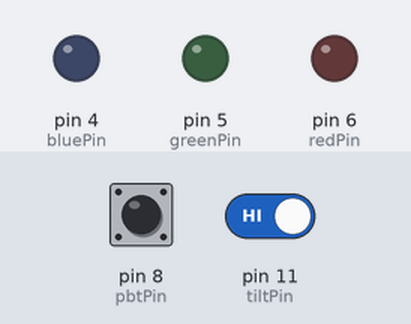
Simulated run of this sketch. Board: Arduino Uno, built with avr-gcc and run on an emulated ATmega328P. Shown: output pins drawn as LEDs (lit = HIGH). Dashed ring = blinking. The test bench sets the inputs (shaded band); at power-on: pin 8 (pbtPin) HIGH, pin 11 (tiltPin) HIGH.

Above: at 1.2 s.
1.3 s: pin 8 (pbtPin) pulled LOW for 0.15 s
At 2.1 s:
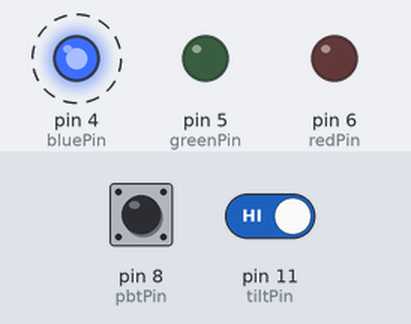
7.4 s: pin 11 (tiltPin) driven HIGH
9.8 s: pin 11 (tiltPin) driven LOW
At 10.05 s:
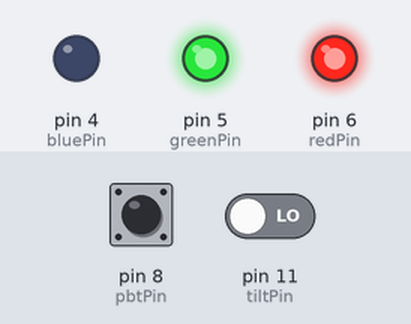
12.8 s: pin 8 (pbtPin) pulled LOW for 1 s
At 13.4 s:
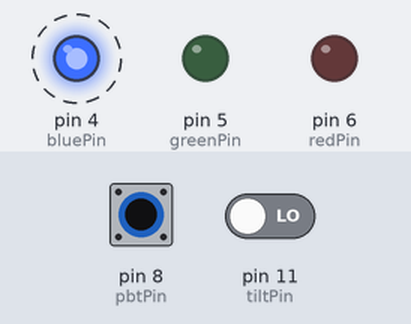
Timing chart, 0 to 17.8 s (numbered marks = the images above; inputs shaded):
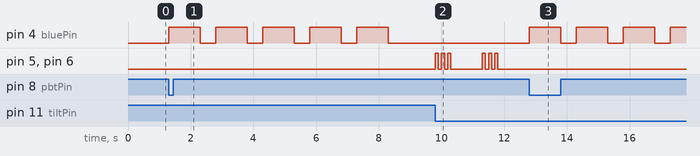

Measured:
- after the input at 1.3 s, pin 4 (bluePin): alternates HIGH for 1.0 s and LOW for 0.50 s, starting at once
- after the input at 9.8 s, pin 5 (greenPin), pin 6 (redPin): LOW → HIGH at once, → LOW 0.10 s later, → HIGH 0.10 s later, → LOW 0.10 s later, … (12 changes in this stretch)
- after the input at 12.8 s, pin 4 (bluePin): alternates HIGH for 1.0 s and LOW for 0.50 s, starting at once; pin 5 (greenPin), pin 6 (redPin): stops changing and stays LOW

The sketch:

Lab1.ino
```cpp
int bluePin = 4;
int greenPin = 5;
int redPin = 6;
int pbtPin = 8;
int tiltPin = 11;
int count = 0;
int prevStatus = 1;

void setup() {
  // put your setup code here, to run once:
  pinMode(bluePin, OUTPUT);
  pinMode(greenPin, OUTPUT);
  pinMode(redPin, OUTPUT);
  pinMode(pbtPin, INPUT_PULLUP);
  pinMode(tiltPin, INPUT_PULLUP);

  Serial.begin(9800);
}

void loop() {
  // put your main code here, to run repeatedly:

  int tilt = digitalRead(tiltPin);
  if(!tilt) { // tilt ball is tilted
    count = 0;
    flashYellow();
  }

  int status = digitalRead(pbtPin);
  if (prevStatus && !status) { // button pressed down
    switch(count) {
      case 0: // 0
        longBlue();
        longBlue();
        longBlue();
        longBlue();
        longBlue();
        break;
      case 1: // 0
        longBlue();
        longBlue();
        longBlue();
        longBlue();
        longBlue();
        break;
      case 2: // 7
        longBlue();
        longBlue();
        shortCyan();
        shortCyan();
        shortCyan();
        break;
      case 3: // 0
        longBlue();
        longBlue();
        longBlue();
        longBlue();
        longBlue();
        break;
      case 4: // 4
        shortCyan();
        shortCyan();
        shortCyan();
        shortCyan();
        longBlue();
        break;
      case 5: // 4
        shortCyan();
        shortCyan();
        shortCyan();
        shortCyan();
        longBlue();
        break;
      case 6: // 6
        longBlue();
        shortCyan();
        shortCyan();
        shortCyan();
        shortCyan();
        break;
      case 7: // 2
        shortCyan();
        shortCyan();
        longBlue();
        longBlue();
        longBlue();
        break;
      default: // error, passed digits
        digitalWrite(redPin, HIGH);
        delay(2000);
        digitalWrite(redPin, LOW);
        delay(500);
        break;
	  }
    count++;
  }
  prevStatus = status;
}

void longBlue() {
  digitalWrite(bluePin, HIGH);
  delay(1000);
  digitalWrite(bluePin, LOW);
  delay(500);
}

void shortCyan() {
  digitalWrite(greenPin, HIGH);
  digitalWrite(bluePin, HIGH);
  delay(200);
  digitalWrite(greenPin, LOW);
  digitalWrite(bluePin, LOW);
  delay(500);
}

void flashYellow() {
  digitalWrite(greenPin, HIGH);
  digitalWrite(redPin, HIGH);
  delay(100);
  digitalWrite(greenPin, LOW);
  digitalWrite(redPin, LOW);
  delay(100);
  digitalWrite(greenPin, HIGH);
  digitalWrite(redPin, HIGH);
  delay(100);
  digitalWrite(greenPin, LOW);
  digitalWrite(redPin, LOW);
  delay(100);
  digitalWrite(greenPin, HIGH);
  digitalWrite(redPin, HIGH);
  delay(100);
  digitalWrite(greenPin, LOW);
  digitalWrite(redPin, LOW);
  delay(1000);
}
```
